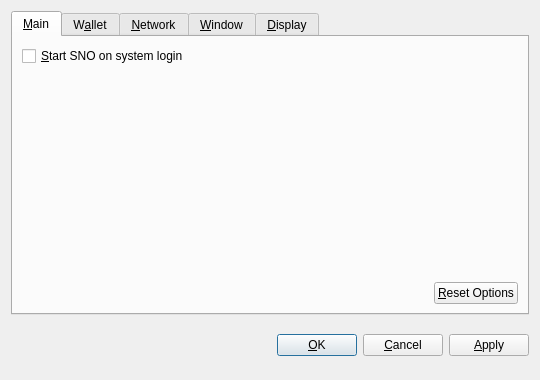
<?xml version="1.0" encoding="UTF-8"?>
<ui version="4.0">
 <class>OptionsDialog</class>
 <widget class="QDialog" name="OptionsDialog">
  <property name="geometry">
   <rect>
    <x>0</x>
    <y>0</y>
    <width>540</width>
    <height>380</height>
   </rect>
  </property>
  <property name="windowTitle">
   <string>Options</string>
  </property>
  <property name="modal">
   <bool>true</bool>
  </property>
  <layout class="QVBoxLayout" name="verticalLayout">
   <item>
    <widget class="QTabWidget" name="tabWidget">
     <property name="tabPosition">
      <enum>QTabWidget::North</enum>
     </property>
     <property name="currentIndex">
      <number>0</number>
     </property>
     <widget class="QWidget" name="tabMain">
      <attribute name="title">
       <string>&amp;Main</string>
      </attribute>
      <layout class="QVBoxLayout" name="verticalLayout_Main">
       <item>
        <widget class="QCheckBox" name="bitcoinAtStartup">
         <property name="toolTip">
          <string>Automatically start SNO after logging in to the system.</string>
         </property>
         <property name="text">
          <string>&amp;Start SNO on system login</string>
         </property>
        </widget>
       </item>
       <item>
        <spacer name="verticalSpacer_Main">
         <property name="orientation">
          <enum>Qt::Vertical</enum>
         </property>
         <property name="sizeHint" stdset="0">
          <size>
           <width>20</width>
           <height>40</height>
          </size>
         </property>
        </spacer>
       </item>
       <item>
        <layout class="QHBoxLayout" name="horizontalLayout_2_Main">
         <item>
          <spacer name="horizontalSpacer_2_Main">
           <property name="orientation">
            <enum>Qt::Horizontal</enum>
           </property>
           <property name="sizeHint" stdset="0">
            <size>
             <width>40</width>
             <height>20</height>
            </size>
           </property>
          </spacer>
         </item>
         <item>
          <widget class="QPushButton" name="resetButton">
           <property name="toolTip">
            <string>Reset all client options to default.</string>
           </property>
           <property name="text">
            <string>&amp;Reset Options</string>
           </property>
           <property name="autoDefault">
            <bool>false</bool>
           </property>
          </widget>
         </item>
        </layout>
       </item>
      </layout>
     </widget>
     <widget class="QWidget" name="tabWallet">
      <attribute name="title">
       <string>W&amp;allet</string>
      </attribute>
      <layout class="QVBoxLayout" name="verticalLayout_Network">
       <item>
        <widget class="QLabel" name="transactionFeeInfoLabel">
         <property name="text">
          <string>Optional transaction fee per kB that helps make sure your transactions are processed quickly. Most transactions are 1 kB.</string>
         </property>
         <property name="textFormat">
          <enum>Qt::PlainText</enum>
         </property>
         <property name="wordWrap">
          <bool>true</bool>
         </property>
        </widget>
       </item>
       <item>
        <layout class="QHBoxLayout" name="horizontalLayout_1_Main">
         <item>
          <widget class="QLabel" name="transactionFeeLabel">
           <property name="text">
            <string>Pay transaction &amp;fee</string>
           </property>
           <property name="textFormat">
            <enum>Qt::PlainText</enum>
           </property>
           <property name="buddy">
            <cstring>transactionFee</cstring>
           </property>
          </widget>
         </item>
         <item>
          <widget class="BitcoinAmountField" name="transactionFee"/>
         </item>
         <item>
          <spacer name="horizontalSpacer_1_Main">
           <property name="orientation">
            <enum>Qt::Horizontal</enum>
           </property>
           <property name="sizeHint" stdset="0">
            <size>
             <width>40</width>
             <height>20</height>
            </size>
           </property>
          </spacer>
         </item>
        </layout>
       </item>
       <item>
        <widget class="QLabel" name="label">
         <property name="text">
          <string>If you disable the spending of unconfirmed change, the change from a transaction cannot be used until that transaction has at least one confirmation. This also affects how your balance is computed.</string>
         </property>
         <property name="wordWrap">
          <bool>true</bool>
         </property>
        </widget>
       </item>
       <item>
        <widget class="QCheckBox" name="spendZeroConfChange">
         <property name="text">
          <string>Spend unconfirmed change  (experts only)</string>
         </property>
        </widget>
       </item>
       <item>
        <spacer name="verticalSpacer">
         <property name="orientation">
          <enum>Qt::Vertical</enum>
         </property>
         <property name="sizeHint" stdset="0">
          <size>
           <width>20</width>
           <height>40</height>
          </size>
         </property>
        </spacer>
       </item>
      </layout>
     </widget>
     <widget class="QWidget" name="tabNetwork">
      <attribute name="title">
       <string>&amp;Network</string>
      </attribute>
      <layout class="QVBoxLayout" name="verticalLayout_Network">
       <item>
        <widget class="QCheckBox" name="mapPortUpnp">
         <property name="toolTip">
          <string>Automatically open the SNO client port on the router. This only works when your router supports UPnP and it is enabled.</string>
         </property>
         <property name="text">
          <string>Map port using &amp;UPnP</string>
         </property>
        </widget>
       </item>
       <item>
        <widget class="QCheckBox" name="connectSocks">
         <property name="toolTip">
          <string>Connect to the SNO network through a SOCKS proxy (e.g. when connecting through Tor).</string>
         </property>
         <property name="text">
          <string>&amp;Connect through SOCKS proxy:</string>
         </property>
        </widget>
       </item>
       <item>
        <layout class="QHBoxLayout" name="horizontalLayout_Network">
         <item>
          <widget class="QLabel" name="proxyIpLabel">
           <property name="text">
            <string>Proxy &amp;IP:</string>
           </property>
           <property name="textFormat">
            <enum>Qt::PlainText</enum>
           </property>
           <property name="buddy">
            <cstring>proxyIp</cstring>
           </property>
          </widget>
         </item>
         <item>
          <widget class="QValidatedLineEdit" name="proxyIp">
           <property name="maximumSize">
            <size>
             <width>140</width>
             <height>16777215</height>
            </size>
           </property>
           <property name="toolTip">
            <string>IP address of the proxy (e.g. 127.0.0.1)</string>
           </property>
          </widget>
         </item>
         <item>
          <widget class="QLabel" name="proxyPortLabel">
           <property name="text">
            <string>&amp;Port:</string>
           </property>
           <property name="textFormat">
            <enum>Qt::PlainText</enum>
           </property>
           <property name="buddy">
            <cstring>proxyPort</cstring>
           </property>
          </widget>
         </item>
         <item>
          <widget class="QLineEdit" name="proxyPort">
           <property name="maximumSize">
            <size>
             <width>55</width>
             <height>16777215</height>
            </size>
           </property>
           <property name="toolTip">
            <string>Port of the proxy (e.g. 9050)</string>
           </property>
          </widget>
         </item>
         <item>
          <widget class="QLabel" name="socksVersionLabel">
           <property name="text">
            <string>SOCKS &amp;Version:</string>
           </property>
           <property name="textFormat">
            <enum>Qt::PlainText</enum>
           </property>
           <property name="buddy">
            <cstring>socksVersion</cstring>
           </property>
          </widget>
         </item>
         <item>
          <widget class="QValueComboBox" name="socksVersion">
           <property name="toolTip">
            <string>SOCKS version of the proxy (e.g. 5)</string>
           </property>
          </widget>
         </item>
         <item>
          <spacer name="horizontalSpacer_Network">
           <property name="orientation">
            <enum>Qt::Horizontal</enum>
           </property>
           <property name="sizeHint" stdset="0">
            <size>
             <width>40</width>
             <height>20</height>
            </size>
           </property>
          </spacer>
         </item>
        </layout>
       </item>
       <item>
        <spacer name="verticalSpacer_Network">
         <property name="orientation">
          <enum>Qt::Vertical</enum>
         </property>
         <property name="sizeHint" stdset="0">
          <size>
           <width>20</width>
           <height>40</height>
          </size>
         </property>
        </spacer>
       </item>
      </layout>
     </widget>
     <widget class="QWidget" name="tabWindow">
      <attribute name="title">
       <string>&amp;Window</string>
      </attribute>
      <layout class="QVBoxLayout" name="verticalLayout_Window">
       <item>
        <widget class="QCheckBox" name="minimizeToTray">
         <property name="toolTip">
          <string>Show only a tray icon after minimizing the window.</string>
         </property>
         <property name="text">
          <string>&amp;Minimize to the tray instead of the taskbar</string>
         </property>
        </widget>
       </item>
       <item>
        <widget class="QCheckBox" name="minimizeOnClose">
         <property name="toolTip">
          <string>Minimize instead of exit the application when the window is closed. When this option is enabled, the application will be closed only after selecting Quit in the menu.</string>
         </property>
         <property name="text">
          <string>M&amp;inimize on close</string>
         </property>
        </widget>
       </item>
       <item>
        <spacer name="verticalSpacer_Window">
         <property name="orientation">
          <enum>Qt::Vertical</enum>
         </property>
         <property name="sizeHint" stdset="0">
          <size>
           <width>20</width>
           <height>40</height>
          </size>
         </property>
        </spacer>
       </item>
      </layout>
     </widget>
     <widget class="QWidget" name="tabDisplay">
      <attribute name="title">
       <string>&amp;Display</string>
      </attribute>
      <layout class="QVBoxLayout" name="verticalLayout_Display">
       <item>
        <layout class="QHBoxLayout" name="horizontalLayout_1_Display">
         <item>
          <widget class="QLabel" name="langLabel">
           <property name="text">
            <string>User Interface &amp;language:</string>
           </property>
           <property name="textFormat">
            <enum>Qt::PlainText</enum>
           </property>
           <property name="buddy">
            <cstring>lang</cstring>
           </property>
          </widget>
         </item>
         <item>
          <widget class="QValueComboBox" name="lang">
           <property name="toolTip">
            <string>The user interface language can be set here. This setting will take effect after restarting SNO.</string>
           </property>
          </widget>
         </item>
        </layout>
       </item>
       <item>
        <layout class="QHBoxLayout" name="horizontalLayout_2_Display">
         <item>
          <widget class="QLabel" name="unitLabel">
           <property name="text">
            <string>&amp;Unit to show amounts in:</string>
           </property>
           <property name="textFormat">
            <enum>Qt::PlainText</enum>
           </property>
           <property name="buddy">
            <cstring>unit</cstring>
           </property>
          </widget>
         </item>
         <item>
          <widget class="QValueComboBox" name="unit">
           <property name="toolTip">
            <string>Choose the default subdivision unit to show in the interface and when sending coins.</string>
           </property>
          </widget>
         </item>
        </layout>
       </item>
       <item>
        <widget class="QCheckBox" name="displayAddresses">
         <property name="toolTip">
          <string>Whether to show SNO addresses in the transaction list or not.</string>
         </property>
         <property name="text">
          <string>&amp;Display addresses in transaction list</string>
         </property>
        </widget>
       </item>
       <item>
        <widget class="QCheckBox" name="coinControlFeatures">
         <property name="toolTip">
          <string>Whether to show coin control features or not.</string>
         </property>
         <property name="text">
          <string>Display coin &amp;control features (experts only!)</string>
         </property>
        </widget>
       </item>
       <item>
        <spacer name="verticalSpacer_Display">
         <property name="orientation">
          <enum>Qt::Vertical</enum>
         </property>
         <property name="sizeHint" stdset="0">
          <size>
           <width>20</width>
           <height>40</height>
          </size>
         </property>
        </spacer>
       </item>
      </layout>
     </widget>
    </widget>
   </item>
   <item>
    <layout class="QHBoxLayout" name="horizontalLayout_Buttons">
     <item>
      <spacer name="horizontalSpacer_1">
       <property name="orientation">
        <enum>Qt::Horizontal</enum>
       </property>
       <property name="sizeHint" stdset="0">
        <size>
         <width>40</width>
         <height>48</height>
        </size>
       </property>
      </spacer>
     </item>
     <item>
      <widget class="QLabel" name="statusLabel">
       <property name="font">
        <font>
         <weight>75</weight>
         <bold>true</bold>
        </font>
       </property>
       <property name="text">
        <string/>
       </property>
       <property name="textFormat">
        <enum>Qt::PlainText</enum>
       </property>
       <property name="wordWrap">
        <bool>true</bool>
       </property>
      </widget>
     </item>
     <item>
      <spacer name="horizontalSpacer_2">
       <property name="orientation">
        <enum>Qt::Horizontal</enum>
       </property>
       <property name="sizeHint" stdset="0">
        <size>
         <width>40</width>
         <height>48</height>
        </size>
       </property>
      </spacer>
     </item>
     <item>
      <widget class="QPushButton" name="okButton">
       <property name="text">
        <string>&amp;OK</string>
       </property>
      </widget>
     </item>
     <item>
      <widget class="QPushButton" name="cancelButton">
       <property name="text">
        <string>&amp;Cancel</string>
       </property>
       <property name="autoDefault">
        <bool>false</bool>
       </property>
      </widget>
     </item>
     <item>
      <widget class="QPushButton" name="applyButton">
       <property name="text">
        <string>&amp;Apply</string>
       </property>
       <property name="autoDefault">
        <bool>false</bool>
       </property>
      </widget>
     </item>
    </layout>
   </item>
  </layout>
 </widget>
 <customwidgets>
  <customwidget>
   <class>BitcoinAmountField</class>
   <extends>QSpinBox</extends>
   <header>bitcoinamountfield.h</header>
  </customwidget>
  <customwidget>
   <class>QValueComboBox</class>
   <extends>QComboBox</extends>
   <header>qvaluecombobox.h</header>
  </customwidget>
  <customwidget>
   <class>QValidatedLineEdit</class>
   <extends>QLineEdit</extends>
   <header>qvalidatedlineedit.h</header>
  </customwidget>
 </customwidgets>
 <resources/>
 <connections/>
</ui>
